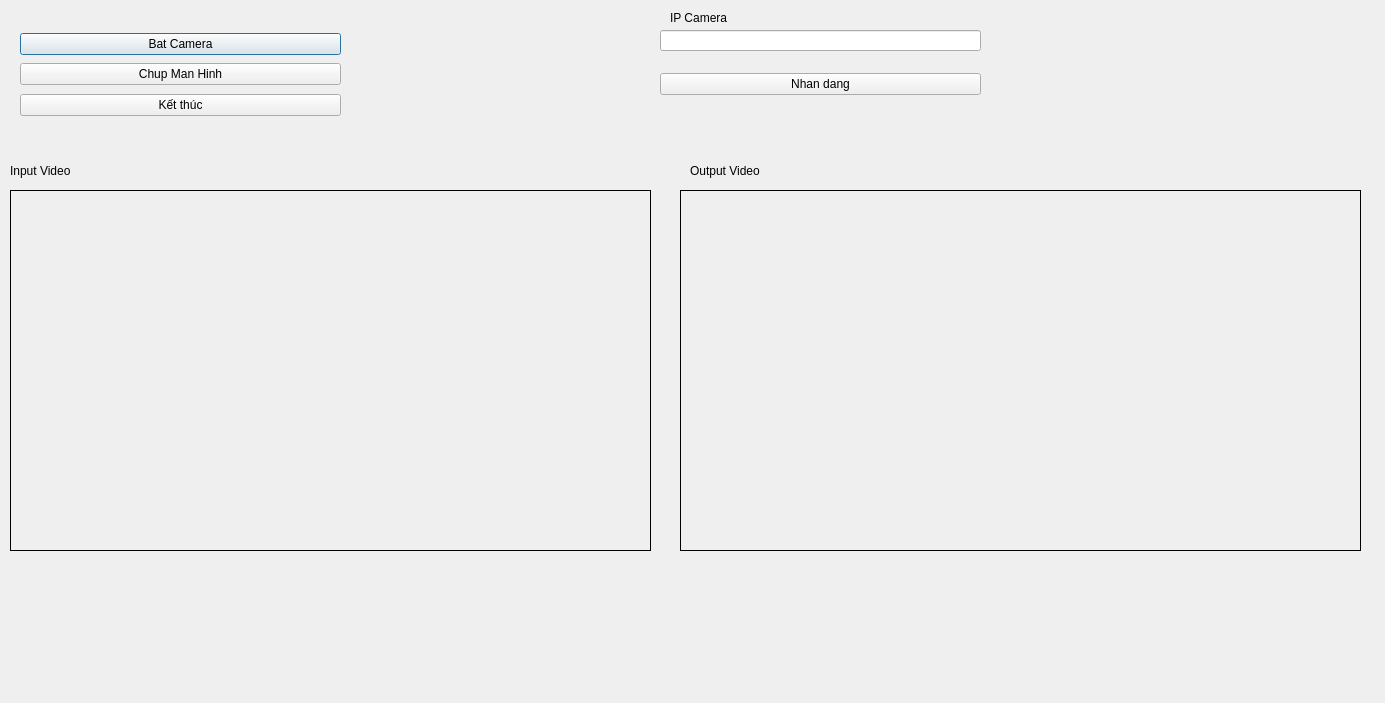
<?xml version="1.0" encoding="UTF-8"?>
<ui version="4.0">
 <class>Giaodien</class>
 <widget class="QDialog" name="Giaodien">
  <property name="geometry">
   <rect>
    <x>0</x>
    <y>0</y>
    <width>1385</width>
    <height>703</height>
   </rect>
  </property>
  <property name="windowTitle">
   <string>Dialog</string>
  </property>
  <widget class="QLabel" name="showcam">
   <property name="geometry">
    <rect>
     <x>10</x>
     <y>190</y>
     <width>641</width>
     <height>361</height>
    </rect>
   </property>
   <property name="frameShape">
    <enum>QFrame::Box</enum>
   </property>
   <property name="text">
    <string/>
   </property>
  </widget>
  <widget class="QWidget" name="layoutWidget">
   <property name="geometry">
    <rect>
     <x>20</x>
     <y>30</y>
     <width>321</width>
     <height>28</height>
    </rect>
   </property>
   <layout class="QHBoxLayout" name="horizontalLayout">
    <item>
     <widget class="QPushButton" name="turnon">
      <property name="text">
       <string>Bat Camera</string>
      </property>
     </widget>
    </item>
   </layout>
  </widget>
  <widget class="QWidget" name="layoutWidget">
   <property name="geometry">
    <rect>
     <x>20</x>
     <y>60</y>
     <width>321</width>
     <height>28</height>
    </rect>
   </property>
   <layout class="QHBoxLayout" name="horizontalLayout_2">
    <item>
     <widget class="QPushButton" name="screenshot">
      <property name="text">
       <string>Chup Man Hinh</string>
      </property>
     </widget>
    </item>
   </layout>
  </widget>
  <widget class="QLineEdit" name="urlEdit">
   <property name="geometry">
    <rect>
     <x>660</x>
     <y>30</y>
     <width>321</width>
     <height>21</height>
    </rect>
   </property>
  </widget>
  <widget class="QLabel" name="iplabel">
   <property name="geometry">
    <rect>
     <x>670</x>
     <y>10</y>
     <width>91</width>
     <height>16</height>
    </rect>
   </property>
   <property name="text">
    <string>IP Camera</string>
   </property>
  </widget>
  <widget class="QLabel" name="oplabel">
   <property name="geometry">
    <rect>
     <x>10</x>
     <y>160</y>
     <width>111</width>
     <height>21</height>
    </rect>
   </property>
   <property name="text">
    <string>Input Video</string>
   </property>
  </widget>
  <widget class="QWidget" name="horizontalLayoutWidget">
   <property name="geometry">
    <rect>
     <x>20</x>
     <y>90</y>
     <width>321</width>
     <height>31</height>
    </rect>
   </property>
   <layout class="QHBoxLayout" name="horizontalLayout_3">
    <item>
     <widget class="QPushButton" name="turnoff">
      <property name="text">
       <string>Kết thúc</string>
      </property>
     </widget>
    </item>
   </layout>
  </widget>
  <widget class="QWidget" name="layoutWidget_2">
   <property name="geometry">
    <rect>
     <x>660</x>
     <y>70</y>
     <width>321</width>
     <height>28</height>
    </rect>
   </property>
   <layout class="QHBoxLayout" name="horizontalLayout_4">
    <item>
     <widget class="QPushButton" name="runmain">
      <property name="text">
       <string>Nhan dang</string>
      </property>
     </widget>
    </item>
   </layout>
  </widget>
  <widget class="QLabel" name="showcam_2">
   <property name="geometry">
    <rect>
     <x>680</x>
     <y>190</y>
     <width>681</width>
     <height>361</height>
    </rect>
   </property>
   <property name="frameShape">
    <enum>QFrame::Box</enum>
   </property>
   <property name="text">
    <string/>
   </property>
  </widget>
  <widget class="QLabel" name="oplabel_2">
   <property name="geometry">
    <rect>
     <x>690</x>
     <y>160</y>
     <width>111</width>
     <height>21</height>
    </rect>
   </property>
   <property name="text">
    <string>Output Video</string>
   </property>
  </widget>
 </widget>
 <resources/>
 <connections/>
</ui>
